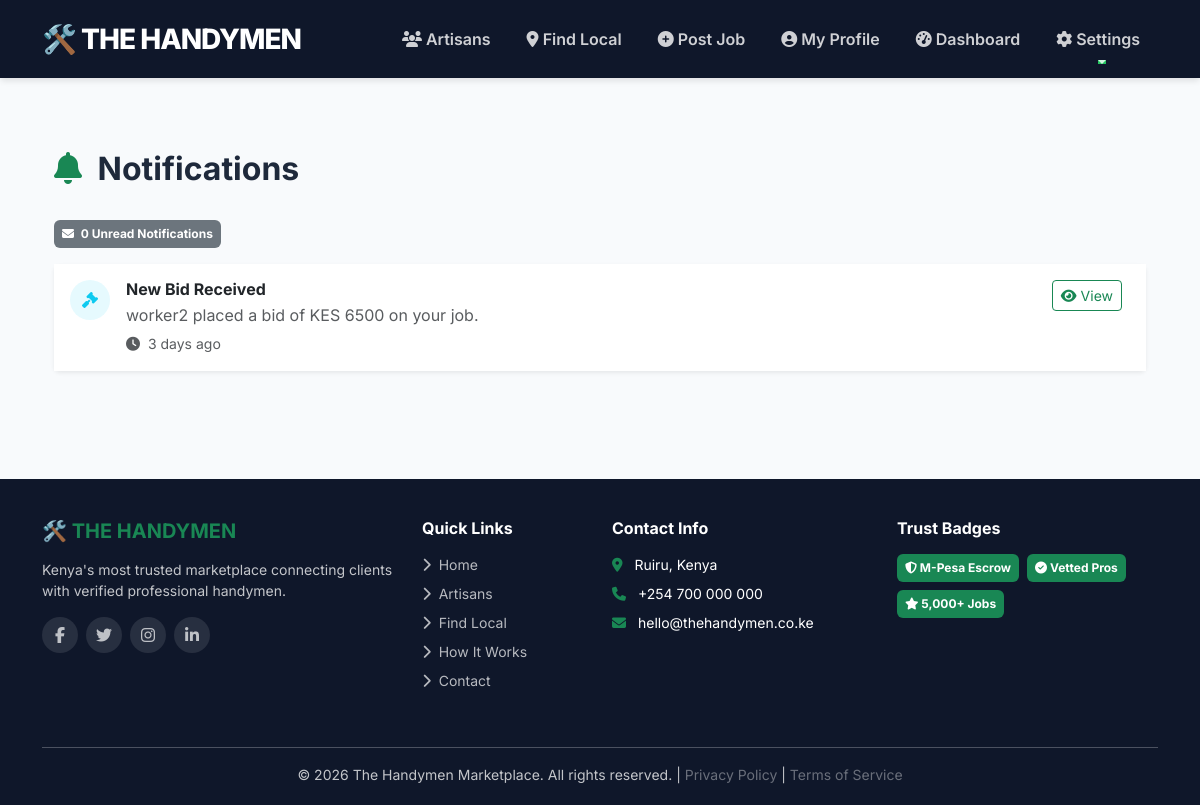
Page /notifications/ (signed in) on the committed database.
### accounts/models.py (models this page shows, shortened)
class Notification(models.Model):
    NOTIFICATION_TYPES = [
        ('bid', 'New Bid'),
        ('hire', 'You were hired'),
        ('payment', 'Payment Update'),
        ('review', 'New Review'),
        ('completion', 'Job Completion'),
        ('dispute', 'Dispute Filed'),
        ('system', 'System Update'),
    ]
    recipient = models.ForeignKey(User, on_delete=models.CASCADE, related_name='notifications')
    notification_type = models.CharField(max_length=20, choices=NOTIFICATION_TYPES)
    title = models.CharField(max_length=200)
    message = models.TextField()
    link = models.CharField(max_length=200, blank=True)
    is_read = models.BooleanField(default=False)
    created_at = models.DateTimeField(auto_now_add=True)
    class Meta:
        ordering = ['-created_at']

### accounts/views.py (the view)
# urls.py: path('notifications/', views.notifications, name='notifications'),
@login_required
def notifications(request):
    user_notifications = Notification.objects.filter(recipient=request.user).order_by('-created_at')
    unread_count = user_notifications.filter(is_read=False).count()
    context = {'notifications': user_notifications, 'unread_count': unread_count}
    return render(request, 'accounts/notifications.html', context)

### accounts/templates/accounts/notifications.html (shortened to what this page needs)
{% extends 'base.html' %}
{% block content %}
<div class="container py-4">
    <div class="d-flex justify-content-between align-items-center mb-4">
        <h2 class="fw-bold">
            <i class="fas fa-bell me-2 text-success"></i>
            Notifications
        </h2>
    </div>
    <div class="mb-3">
        <span class="badge {% if unread_count > 0 %}bg-success{% else %}bg-secondary{% endif %} p-2">
            <i class="fas fa-envelope me-1"></i>
            {{ unread_count }} Unread Notification{{ unread_count|pluralize }}
        </span>
    </div>
    <div class="card shadow-sm border-0">
        <div class="card-body p-0">
            {% if notifications %}
                <div class="list-group list-group-flush">
                    {% for notification in notifications %}
                    <div class="list-group-item {% if not notification.is_read %}list-group-item-success bg-opacity-10{% endif %} p-3">
                        <div class="d-flex align-items-start">
                            <div class="me-3">
                                {% if notification.notification_type == 'bid' %}
                                    <div class="bg-info bg-opacity-10 rounded-circle p-2">
                                        <i class="fas fa-gavel text-info"></i>
                                    </div>
                                {% elif notification.notification_type == 'hire' %}
                                    <div class="bg-success bg-opacity-10 rounded-circle p-2">
                                        <i class="fas fa-handshake text-success"></i>
                                    </div>
                                {% elif notification.notification_type == 'payment' %}
                                    <div class="bg-primary bg-opacity-10 rounded-circle p-2">
                                        <i class="fas fa-credit-card text-primary"></i>
                                    </div>
                                {% elif notification.notification_type == 'review' %}
                                    <div class="bg-warning bg-opacity-10 rounded-circle p-2">
                                        <i class="fas fa-star text-warning"></i>
                                    </div>
                                {% elif notification.notification_type == 'completion' %}
                                    <div class="bg-success bg-opacity-10 rounded-circle p-2">
                                        <i class="fas fa-check-circle text-success"></i>
                                    </div>
                                {% elif notification.notification_type == 'dispute' %}
                                    <div class="bg-danger bg-opacity-10 rounded-circle p-2">
                                        <i class="fas fa-exclamation-triangle text-danger"></i>
                                    </div>
                                {% else %}
                                    <div class="bg-secondary bg-opacity-10 rounded-circle p-2">
                                        <i class="fas fa-bell text-secondary"></i>
                                    </div>
                                {% endif %}
                            </div>
                            <div class="flex-grow-1">
                                <div class="d-flex justify-content-between align-items-start">
                                    <div>
                                        <h6 class="fw-bold mb-1 {% if not notification.is_read %}text-success{% endif %}">
                                            {{ notification.title }}
                                        </h6>
                                        <p class="mb-1 text-muted">{{ notification.message }}</p>
                                        <small class="text-muted">
                                            <i class="fas fa-clock me-1"></i>
                                            {{ notification.created_at|timesince }} ago
                                        </small>
                                    </div>
                                    <div class="ms-3">
                                        {% if notification.link %}
                                            <a href="{{ notification.link }}" class="btn btn-sm btn-outline-success me-2">
                                                <i class="fas fa-eye me-1"></i>View
                                            </a>
                                        {% endif %}
                                    </div>
                                </div>
                            </div>
                        </div>
                    </div>
                    {% endfor %}
                </div>
            {% endif %}
        </div>
    </div>
</div>
{% endblock %}

### accounts/templates/base.html (style rules this page uses)
body { background-color: #f8fafc; font-family: 'Inter', sans-serif; color: #1e293b; }

### accounts/templates/accounts/notifications.html (style rules this page uses)
.list-group-item { transition: all 0.3s; border-left: 4px solid transparent; }
.rounded-circle { width: 40px; height: 40px; display: flex; align-items: center; justify-content: center; }
.btn-outline-success, .btn-outline-secondary { transition: all 0.3s; }

### rows in the picture
Notification: notification_type "bid" (drawn), title "New Bid Received", message "worker2 placed a bid of KES 6500 on your job.", created_at "3 days"

### other values in the picture
{{ unread_count }} "0"
